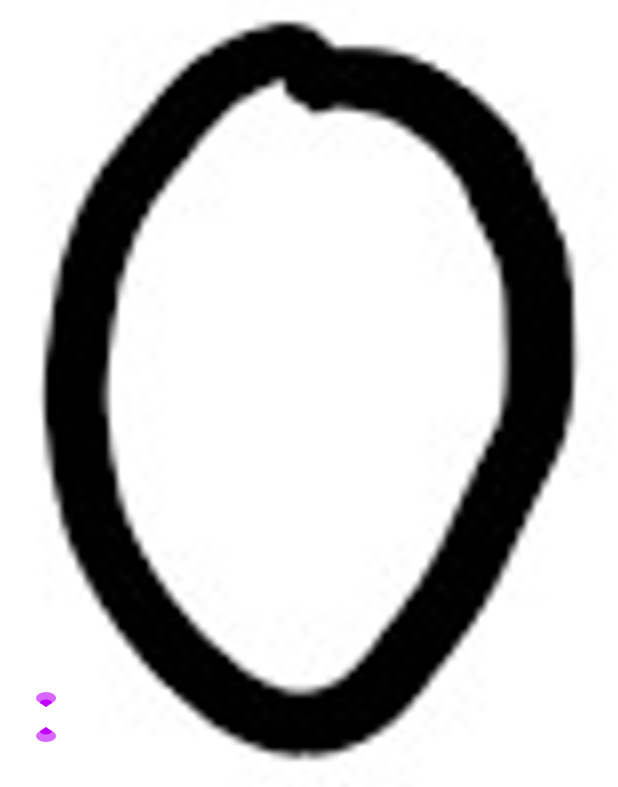
#> input picture custom_test/0(1).png, 618 x 787 px, found by its file name; its folder holds only this picture in this run
$ python debug_preprocessing.py
#> lines starting #> are read from the running program, lines starting #| are printed output that depends on the picture; after the words box and inside, x2 and y2 are one past the last pixel; in counts of white or black regions, pixels touching at a corner belong together
import cv2
import os
import numpy as np

TEST_DIR = "custom_test"
OUTPUT_DIR = "Mahi/preprocessed/inference/debug_output"

if not os.path.exists(OUTPUT_DIR):
    os.makedirs(OUTPUT_DIR)

files = sorted([f for f in os.listdir(TEST_DIR) if f.lower().endswith(('.png', '.jpg', '.jpeg'))])

print(f"Processing {len(files)} images for debugging...")
print(f"Saving outputs to {OUTPUT_DIR}")

for filename in files:
    filepath = os.path.join(TEST_DIR, filename)

    # 1. Read
    img = cv2.imread(filepath, cv2.IMREAD_GRAYSCALE)
#> img: shape (787, 618); min 0, max 255, mean 195
    if img is None:
        continue

    # 2. Invert
    img_inv = 255 - img
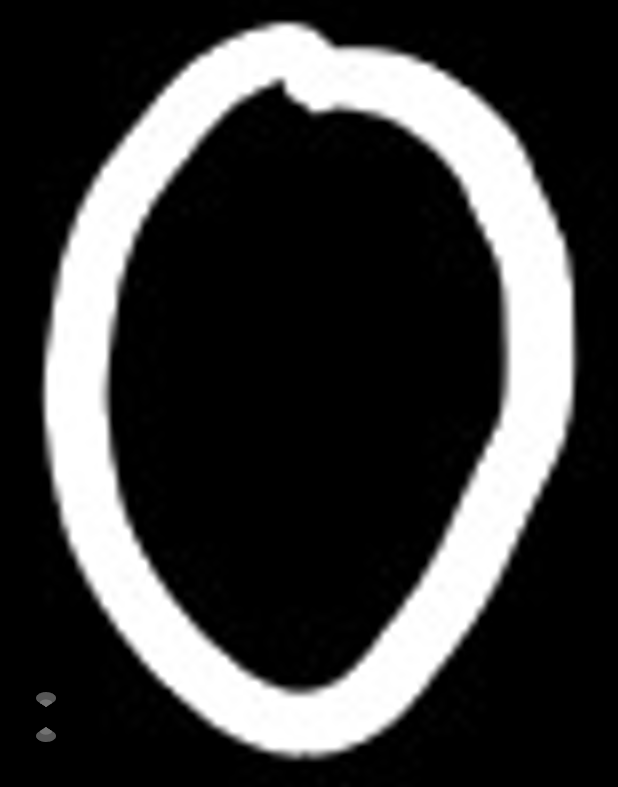
#> img_inv: shape (787, 618); min 0, max 255, mean 60

    # 3. Resize
    img_resized = cv2.resize(img_inv, (32, 32))
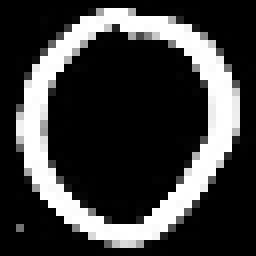
#> img_resized: shape (32, 32) (shown 8 times larger); min 0, max 255, mean 60.6

    # 4. Threshold (The step we suspect causes issues)
    img_thresh_50 = img_resized.copy()
    img_thresh_50[img_thresh_50 < 50] = 0
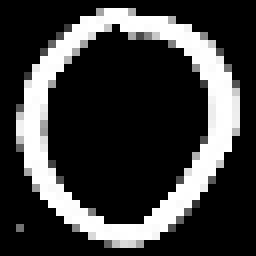
#> img_thresh_50: shape (32, 32) (shown 8 times larger); 14.75% of pixels changed, all inside (x1, y1, x2, y2) = (2, 0, 32, 32)

    # 5. Threshold (Alternative: Is 20 better?)
    img_thresh_20 = img_resized.copy()
    img_thresh_20[img_thresh_20 < 20] = 0

    # Save comparison
    # Stack images horizontally: Original(Resized+Inv) | Thresh 50 | Thresh 20
    combined = np.hstack((img_resized, img_thresh_50, img_thresh_20))
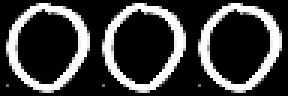
#> combined: shape (32, 96) (shown 3 times larger); min 0, max 255, mean 60.3

    save_path = os.path.join(OUTPUT_DIR, f"debug_{filename}")
    cv2.imwrite(save_path, combined)
    print(f"Saved {save_path}")

print("Debug images created. Open the folder to inspect.")

$ run again, on custom_test/2(1).png
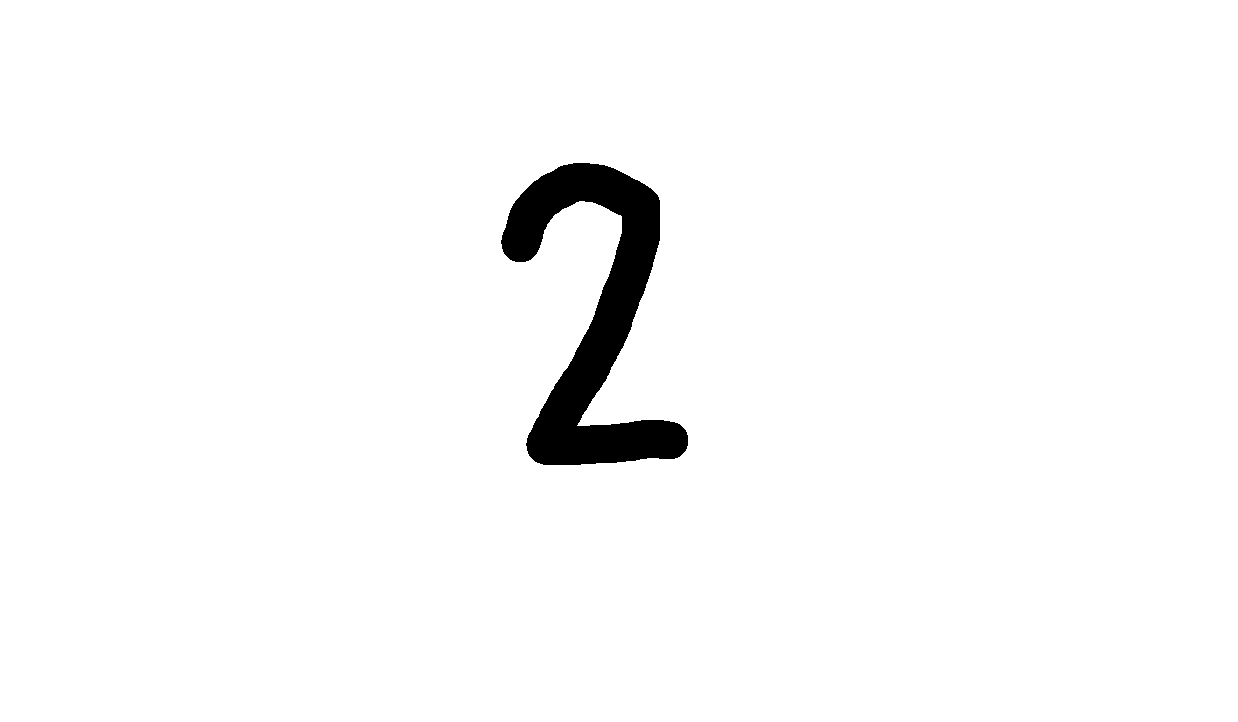
#> input picture custom_test/2(1).png, 1238 x 722 px, found by its file name
#> img: shape (722, 1238); 97.5% white; 1 black region, box (x1, y1, x2, y2) and area: (501, 163, 688, 465) 21980
#> `img_resized = cv2.resize(img_inv, (32, 32))`:
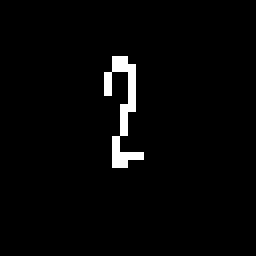
#> img_resized: shape (32, 32) (shown 8 times larger); min 0, max 255, mean 6.2
#> `combined = np.hstack((img_resized, img_thresh_50, img_thresh_20))`:
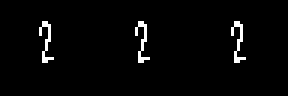
#> combined: shape (32, 96) (shown 3 times larger); min 0, max 255, mean 6.2

$ run again, on custom_test/2.png
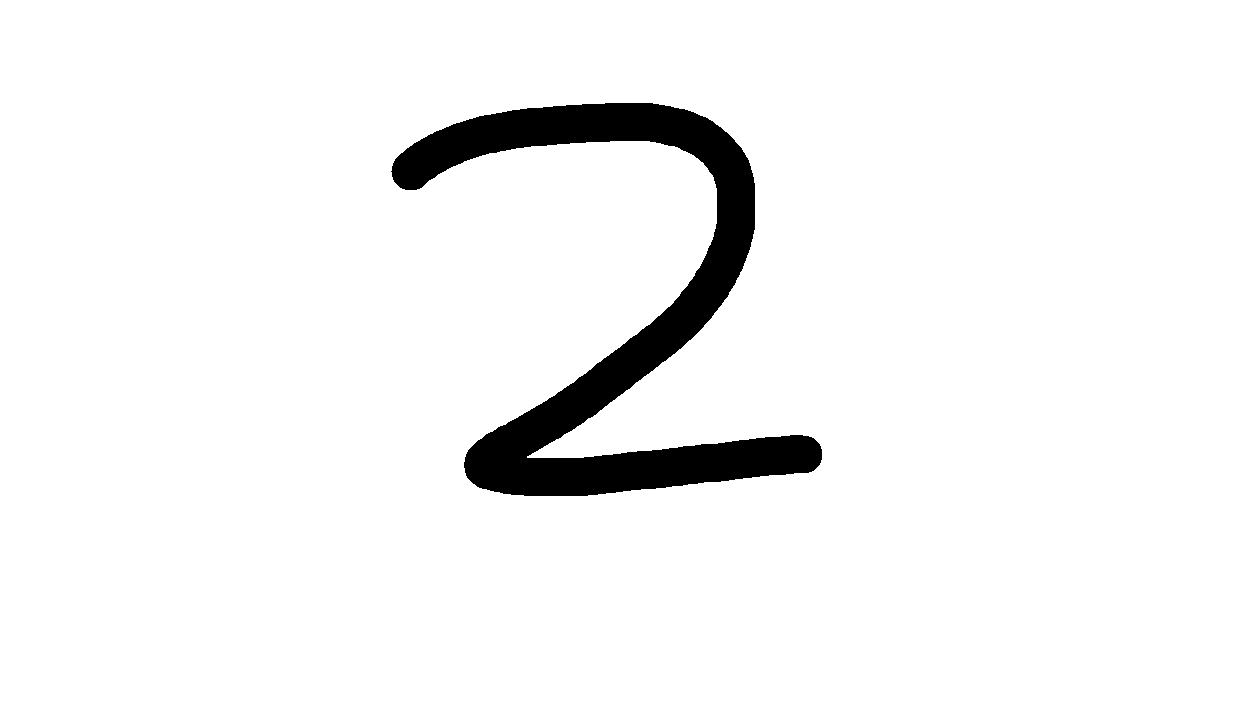
#> input picture custom_test/2.png, 1238 x 722 px, found by its file name
#> img: shape (722, 1238); 95.2% white; 1 black region, box (x1, y1, x2, y2) and area: (391, 103, 822, 496) 42683
#> `img_resized = cv2.resize(img_inv, (32, 32))`:
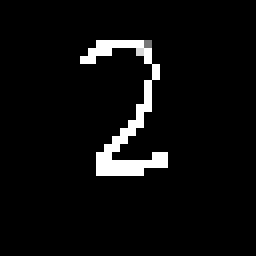
#> img_resized: shape (32, 32) (shown 8 times larger); min 0, max 255, mean 12.3
#> `combined = np.hstack((img_resized, img_thresh_50, img_thresh_20))`:
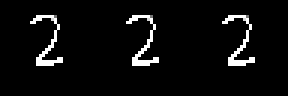
#> combined: shape (32, 96) (shown 3 times larger); min 0, max 255, mean 12.3

$ run again, on custom_test/0.png
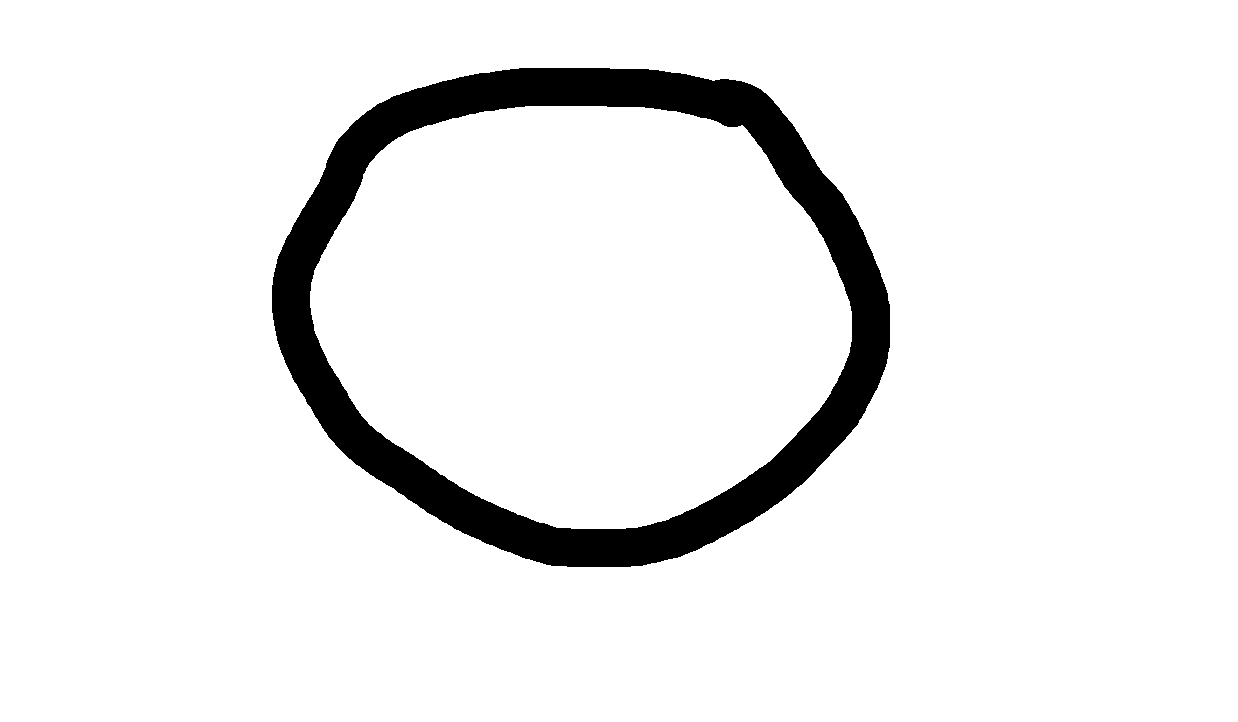
#> input picture custom_test/0.png, 1238 x 722 px, found by its file name
#> img: shape (722, 1238); 92.9% white; 1 black region, box (x1, y1, x2, y2) and area: (272, 68, 890, 567) 63644
#> `img_resized = cv2.resize(img_inv, (32, 32))`:
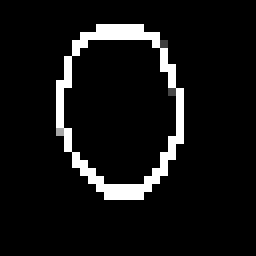
#> img_resized: shape (32, 32) (shown 8 times larger); min 0, max 255, mean 18.7
#> `combined = np.hstack((img_resized, img_thresh_50, img_thresh_20))`:
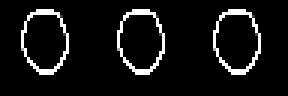
#> combined: shape (32, 96) (shown 3 times larger); min 0, max 255, mean 18.7
